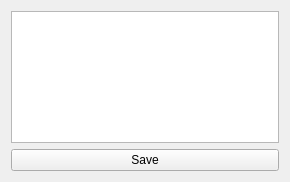
<?xml version="1.0" encoding="UTF-8"?>
<ui version="4.0">
 <class>DevelopIdeaFormClass</class>
 <widget class="QMainWindow" name="DevelopIdeaFormClass">
  <property name="geometry">
   <rect>
    <x>0</x>
    <y>0</y>
    <width>290</width>
    <height>182</height>
   </rect>
  </property>
  <property name="windowTitle">
   <string>DevelopIdeaForm</string>
  </property>
  <widget class="QWidget" name="centralWidget">
   <layout class="QGridLayout" name="gridLayout">
    <item row="0" column="0">
     <widget class="QTextEdit" name="textEdit"/>
    </item>
    <item row="1" column="0">
     <widget class="QPushButton" name="pushButton">
      <property name="text">
       <string>Save</string>
      </property>
     </widget>
    </item>
   </layout>
  </widget>
 </widget>
 <layoutdefault spacing="6" margin="11"/>
 <resources/>
 <connections/>
</ui>
